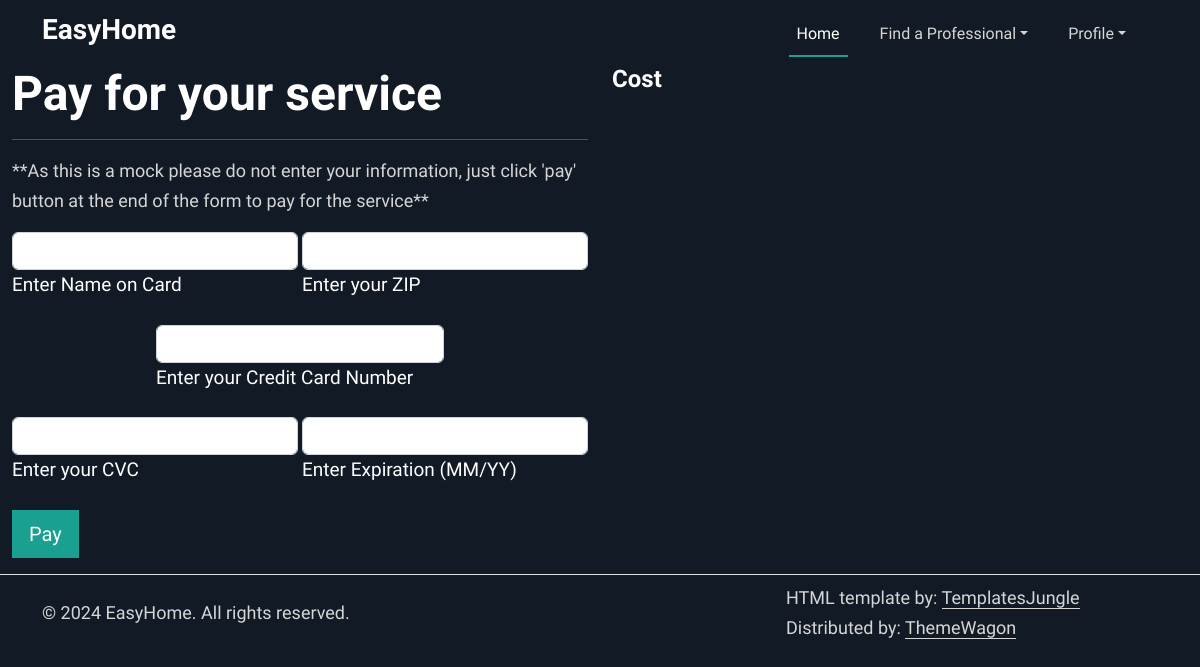
/payReservation/4 (signed in), run on an earlier commit of the app's database.
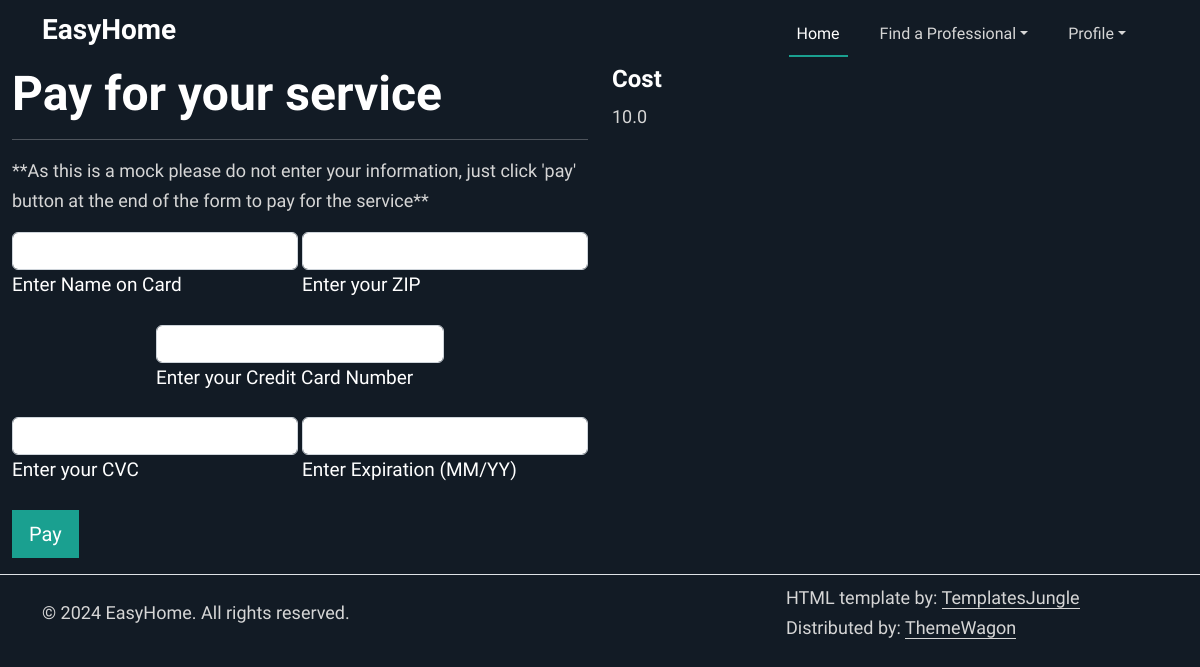
And on a later commit of the database.
### tables this page shows
CREATE TABLE workDetails (
                id INTEGER PRIMARY KEY AUTOINCREMENT,
                work_name VARCHAR2(50),
                work_description VARCHAR2(100),
                user_id INTEGER NOT NULL,
                professional_id INTEGER NOT NULL,
                total_cost REAL,
                hour_amount INTEGER,
                date DATE,
                start_time TIME,
                is_paid BOOLEAN DEFAULT 0,
                FOREIGN KEY (user_id) REFERENCES users(id),
                FOREIGN KEY (professional_id) REFERENCES professionals(id)
              );

### app.py (the view, shortened to what this page needs)
@app.route("/payReservation/<workID>", methods=["GET","POST"])
@login_required
def payReservation(workID):
    reservation = get_work_details_by_id(workID)
    if request.method=="GET":
        return render_template("payment.html", reserve = reservation)

### app.py (called while the page is built)
@login_manager.user_loader
def load_user(user_id):
    try:
        conn = sqlite3.connect('database.db')
        conn.row_factory = sqlite3.Row
        c = conn.cursor()
        c.execute("SELECT * FROM users WHERE id = ?", (user_id,))
        user_row = c.fetchone()
        return User(user_row) if user_row else None
    except sqlite3.Error as e:
        print(f"Error retrieving user by ID: {e}")
        return None
    finally:
        if conn:
            conn.close()

def get_work_details_by_id(work_id):
    try:
        conn = sqlite3.connect("database.db")
        conn.row_factory = sqlite3.Row
        c = conn.cursor()
        c.execute("""
            SELECT
                id AS work_id, work_name, work_description,
                total_cost, hour_amount, date, start_time, is_paid
            FROM workDetails
            WHERE id = ?
        """, (work_id,))
        work_row = c.fetchone()
        return dict(work_row) if work_row else None
    except sqlite3.Error as e:
        print(f"Database error: {e}")
        return None
    finally:
        if conn:
            conn.close()

### templates/payment.html (shortened to what this page needs)
{%extends "base.html"%}
{%block content%}
<div class="container-fluid">
  <div class="row">
    <div class="col-6">
      <h2>Pay for your service</h2> <hr>
      <p>**As this is a mock please do not enter your information, just click 'pay' button at the end of the form to pay for the service**</p>
      <form method="POST">
        <div class="row">
          <div class="col d-flex gap-1 justify-content-center">
            <div data-mdb-input-init class="form-outline w-50 mb-3">
              <input type="text" id="form2Example1" class="form-control" name="fname"  maxlength="25" />
              <label class="form-label" for="form2Example1">Enter Name on Card</label>
            </div>
            <div data-mdb-input-init class="form-outline w-50 mb-3">
              <input type="text" id="form2Example1" class="form-control" name="fname"  maxlength="25" />
              <label class="form-label" for="form2Example1">Enter your ZIP</label>
            </div>
          </div>
        </div>
        <div class="row">
          <div class="col d-flex gap-1 justify-content-center">
            <div data-mdb-input-init class="form-outline w-50 mb-3">
              <input type="text" id="form2Example1" class="form-control" name="fname"  maxlength="25" />
              <label class="form-label" for="form2Example1">Enter your Credit Card Number</label>
            </div>
          </div>
        </div>
        <div class="row">
          <div class="col d-flex gap-1 justify-content-center">
            <div data-mdb-input-init class="form-outline w-50 mb-3">
              <input type="text" id="form2Example1" class="form-control" name="fname"  maxlength="25" />
              <label class="form-label" for="form2Example1">Enter your CVC</label>
            </div>
            <div data-mdb-input-init class="form-outline w-50 mb-3">
              <input type="text" id="form2Example1" class="form-control" name="fname"  maxlength="25" />
              <label class="form-label" for="form2Example1">Enter Expiration (MM/YY)</label>
            </div>
          </div>
        </div>
        <button type="submit" data-mdb-button-init data-mdb-ripple-init class="btn btn-primary btn-lg btn-block mb-3">
            Pay
          </button>
        </form>
    </div>
    <div class="col-6">
      <h4>Cost</h4>
      <p>{{reserve['total_cost']}}</p>
    </div>
  </div>
</div>
{%endblock%}

What changed in the data, as far as the page shows it:
added workDetails: total_cost "10.0"
